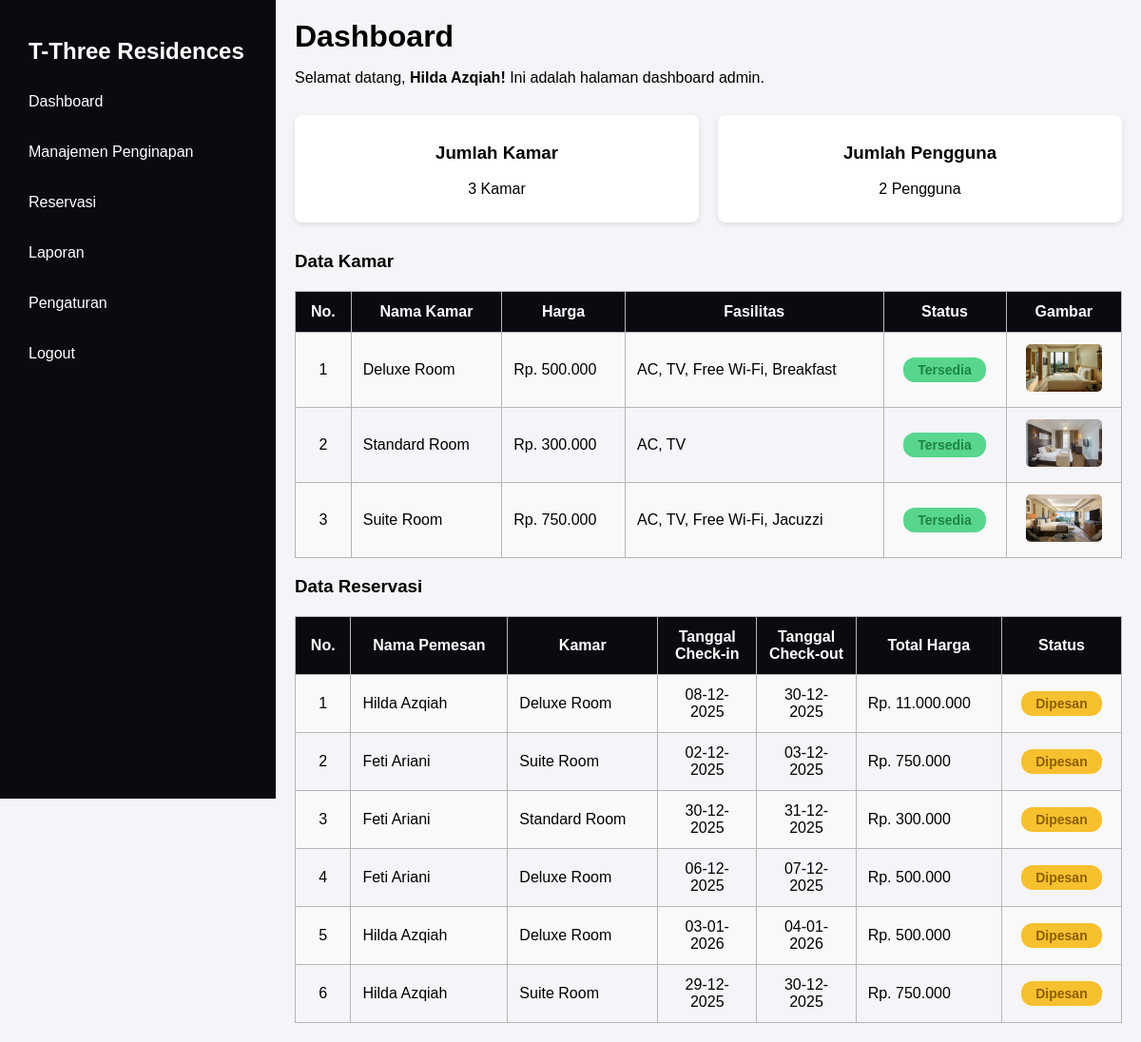
The page /admin/dashboard.php (signed in) on the database its author committed.
### tables this page shows
CREATE TABLE `settings` (
  `id` int(11) NOT NULL,
  `setting_key` varchar(255) NOT NULL,
  `value` text NOT NULL
);

CREATE TABLE `users` (
  `id` int(11) NOT NULL,
  `nama_lengkap` varchar(100) NOT NULL,
  `username` varchar(50) NOT NULL,
  `email` varchar(100) NOT NULL,
  `password` varchar(255) NOT NULL,
  `role` enum('admin','user') NOT NULL DEFAULT 'user',
  `user_id` int(11) NOT NULL
);

CREATE TABLE `kamar` (
  `id_kamar` int(11) NOT NULL,
  `nama_kamar` varchar(255) NOT NULL,
  `harga` int(11) NOT NULL,
  `fasilitas` text DEFAULT NULL,
  `status` enum('tersedia','terisi') DEFAULT 'tersedia',
  `tipe_kamar` enum('deluxe','standard','suite','') NOT NULL,
  `gambar` varchar(255) DEFAULT NULL,
  `created_at` timestamp NOT NULL DEFAULT current_timestamp(),
  `deskripsi` text NOT NULL
);

CREATE TABLE `reservasi` (
  `id_reservasi` int(11) NOT NULL,
  `nama_lengkap` varchar(100) NOT NULL,
  `nama_kamar` varchar(100) NOT NULL,
  `check_in` date NOT NULL,
  `check_out` date NOT NULL,
  `total_harga` int(11) NOT NULL,
  `status` enum('dipesan','selesai','batal','konfirmasi') DEFAULT 'dipesan',
  `created_at` timestamp NOT NULL DEFAULT current_timestamp()
);

### admin/dashboard.php (the view, shortened to what this page needs)
<?php
    include "../config/koneksi.php";
    $no = 1;
    $noo = 1;
    $user_id = $_SESSION['user_id'];
    $query_user = mysqli_query($koneksi, "SELECT * FROM users WHERE id = '$user_id'");
    $user = mysqli_fetch_assoc($query_user);
    $query_kamar = mysqli_query($koneksi, "SELECT * FROM kamar");
    $query_users = mysqli_query($koneksi, "SELECT * FROM users WHERE role = 'user'");
    $query_reservasi = mysqli_query($koneksi, "SELECT * FROM reservasi ORDER BY created_at DESC");
    $query_website = mysqli_query($koneksi, "SELECT value FROM settings WHERE setting_key = 'website_name'");
    $website = mysqli_fetch_assoc($query_website);
    $website_name = $website['value'];
?>
<!DOCTYPE html>
<html lang="id">
<head>
    <link rel="stylesheet" href="../assets/css/admin.css">
</head>
<body>
    <div class="dashboard-container">
        <?php include '../includes/sidebar.php'; ?>
        <main>
            <header>
                <h1>Dashboard</h1>
            </header>
            <section class="main-content">
                <p>Selamat datang, <strong><?= $user['nama_lengkap']; ?>!</strong> Ini adalah halaman dashboard admin.
                </p>
                <div class="cards">
                    <div class="card">
                        <h3>Jumlah Kamar</h3>
                        <p><?= mysqli_num_rows($query_kamar); ?> Kamar</p>
                    </div>
                    <div class="card">
                        <h3>Jumlah Pengguna</h3>
                        <p><?= mysqli_num_rows($query_users); ?> Pengguna</p>
                    </div>
                </div>
                <h3>Data Kamar</h3>
                <table>
                    <tr>
                        <th>No.</th>
                        <th>Nama Kamar</th>
                        <th>Harga</th>
                        <th>Fasilitas</th>
                        <th>Status</th>
                        <th>Gambar</th>
                    </tr>
                    <?php
                    while ($kamar = mysqli_fetch_assoc($query_kamar)) {
                        ?>
                        <tr>
                            <td><?= $no++ ?></td>
                            <td style="text-align: left;"><?= $kamar['nama_kamar']; ?></td>
                            <td style="text-align: left;"><?= "Rp. " . number_format($kamar['harga'], 0, ',', '.'); ?></td>
                            <td style="text-align: left;"><?= $kamar['fasilitas']; ?></td>
                            <td style="text-align: center;"><span
                                    class="badge <?= strtolower($kamar['status']); ?>"><?= ucfirst($kamar['status']); ?></span>
                            </td>
                            <td style="text-align: center;">
                                <img src="../assets/uploads/<?= $kamar['gambar']; ?>" alt="Gambar Kamar" width="100">
                            </td>
                        </tr>
                    <?php } ?>
                </table>
                <h3>Data Reservasi</h3>
                <table>
                    <tr>
                        <th>No.</th>
                        <th>Nama Pemesan</th>
                        <th>Kamar</th>
                        <th>Tanggal Check-in</th>
                        <th>Tanggal Check-out</th>
                        <th>Total Harga</th>
                        <th>Status</th>
                    </tr>
                    <?php
                    while ($reservasi = mysqli_fetch_assoc($query_reservasi)) {
                        ?>
                        <tr>
                            <td><?= $noo++ ?></td>
                            <td style="text-align: left;"><?= $reservasi['nama_lengkap']; ?></td>
                            <td style="text-align: left;"><?= $reservasi['nama_kamar']; ?></td>
                            <td style="text-align: center;" width="12%">
                                <?= date('d-m-Y', strtotime($reservasi['check_in'])); ?></td>
                            <td style="text-align: center;" width="12%">
                                <?= date('d-m-Y', strtotime($reservasi['check_out'])); ?></td>
                            <td style="text-align: left;">Rp. <?= number_format($reservasi['total_harga'], 0, ',', '.'); ?>
                            </td>
                            <td><span
                                    class="badge <?= strtolower($reservasi['status']); ?>"><?= ucfirst($reservasi['status']); ?></span>
                            </td>
                        </tr>
                    <?php } ?>
                </table>
            </section>
        </main>
    </div>
</body>
</html>

### includes/sidebar.php
<aside class="sidebar">
    <h2><?= $website_name ?></h2>
    <nav>
        <ul>
            <li><a href="dashboard.php">Dashboard</a></li>
            <li><a href="manajemen_penginapan.php">Manajemen Penginapan</a></li>
            <li><a href="reservasi.php">Reservasi</a></li>
            <li><a href="laporan.php">Laporan</a></li>
            <li><a href="settings.php">Pengaturan</a></li>
            <li><a href="../logout.php">Logout</a></li>
        </ul>
    </nav>
</aside>

### assets/css/admin.css (style rules this page uses)
body { font-family: Arial, sans-serif; margin: 0; padding: 0; background-color: #f4f4f9; }
.dashboard-container { display: flex; }
.sidebar { position: fixed; top: 0; left: 0; z-index: 1000; width: 250px; background-color: #090b11; color: white; padding: 20px; height: 100vh; }
.sidebar h2 { color: white; text-align: left; padding-left: 10px; }
.sidebar nav ul { list-style: none; padding: 0; }
.sidebar nav ul li { margin: 15px 0; }
.sidebar nav ul li a { color: white; text-decoration: none; display: block; padding: 10px; }
main { flex: 1; padding: 20px; margin-left: 290px; }
h1 { margin: 0; }
table { width: 100%; border-collapse: collapse; margin-top: 20px; }
table th, table td { padding: 10px; border: 1px solid #ddd; text-align: left; }
table th { background-color: #090b11; color: white; text-align: center; }
table tr:nth-child(even) { background-color: #f2f2f2; }
img { border-radius: 5px; width: 80px; height: 50px; object-fit: cover; }
table th, table td { padding: 12px; text-align: center; border: 1px solid #b6b6b6; }
table th { background-color: #090b11; font-weight: bold; }
table tbody tr:nth-child(even) { background-color: #f9f9f9; }
.badge { display: inline-block; padding: 5px 15px; font-size: 14px; font-weight: bold; text-align: center; border-radius: 12px; text-transform: capitalize; }
.dipesan { background-color: #f7c02e; color: #8c5e06; }
.tersedia { background-color: #58d68d; color: #1d8348; }
.cards { display: flex; gap: 20px; margin: 30px 0; }
.card { flex: 1; background: #fff; border-radius: 8px; box-shadow: 0 2px 6px rgba(0, 0, 0, 0.1); text-align: center; padding: 10px; }

### rows shown on the page
settings: value "T-Three Residences"
users: nama_lengkap "Hilda Azqiah"
kamar: nama_kamar "Deluxe Room", harga "500.000", fasilitas "AC, TV, Free Wi-Fi, Breakfast", status "Tersedia", gambar (picture)
kamar: nama_kamar "Standard Room", harga "300.000", fasilitas "AC, TV", status "Tersedia", gambar (picture)
kamar: nama_kamar "Suite Room", harga "750.000", fasilitas "AC, TV, Free Wi-Fi, Jacuzzi", status "Tersedia", gambar (picture)
reservasi: nama_lengkap "Hilda Azqiah", nama_kamar "Deluxe Room", check_in "08-12-2025", check_out "30-12-2025", total_harga "11.000.000", status "Dipesan"
reservasi: nama_lengkap "Feti Ariani", nama_kamar "Suite Room", check_in "02-12-2025", check_out "03-12-2025", total_harga "750.000", status "Dipesan"
reservasi: nama_lengkap "Feti Ariani", nama_kamar "Standard Room", check_in "30-12-2025", check_out "31-12-2025", total_harga "300.000", status "Dipesan"
reservasi: nama_lengkap "Feti Ariani", nama_kamar "Deluxe Room", check_in "06-12-2025", check_out "07-12-2025", total_harga "500.000", status "Dipesan"
reservasi: nama_lengkap "Hilda Azqiah", nama_kamar "Deluxe Room", check_in "03-01-2026", check_out "04-01-2026", total_harga "500.000", status "Dipesan"
reservasi: nama_lengkap "Hilda Azqiah", nama_kamar "Suite Room", check_in "29-12-2025", check_out "30-12-2025", total_harga "750.000", status "Dipesan"

### other values the page prints
mysqli_num_rows($query_kamar) "3"
mysqli_num_rows($query_users) "2"
